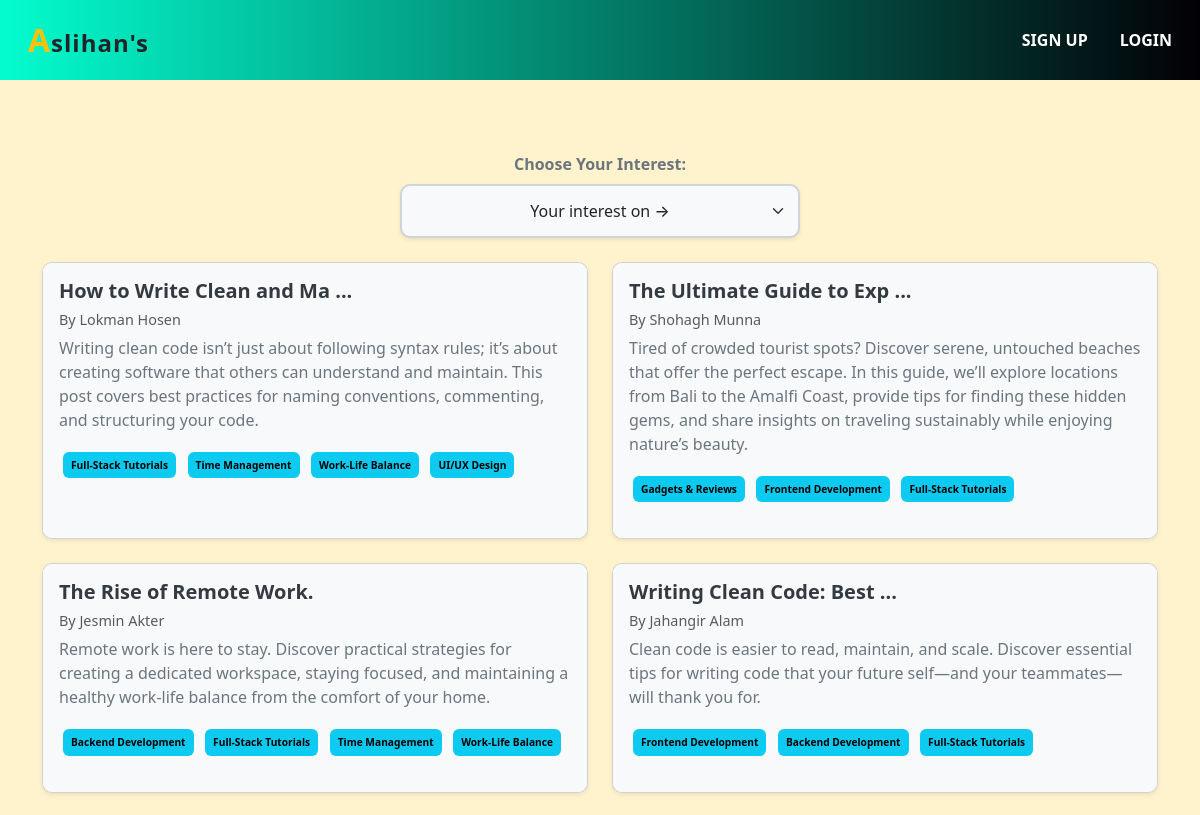
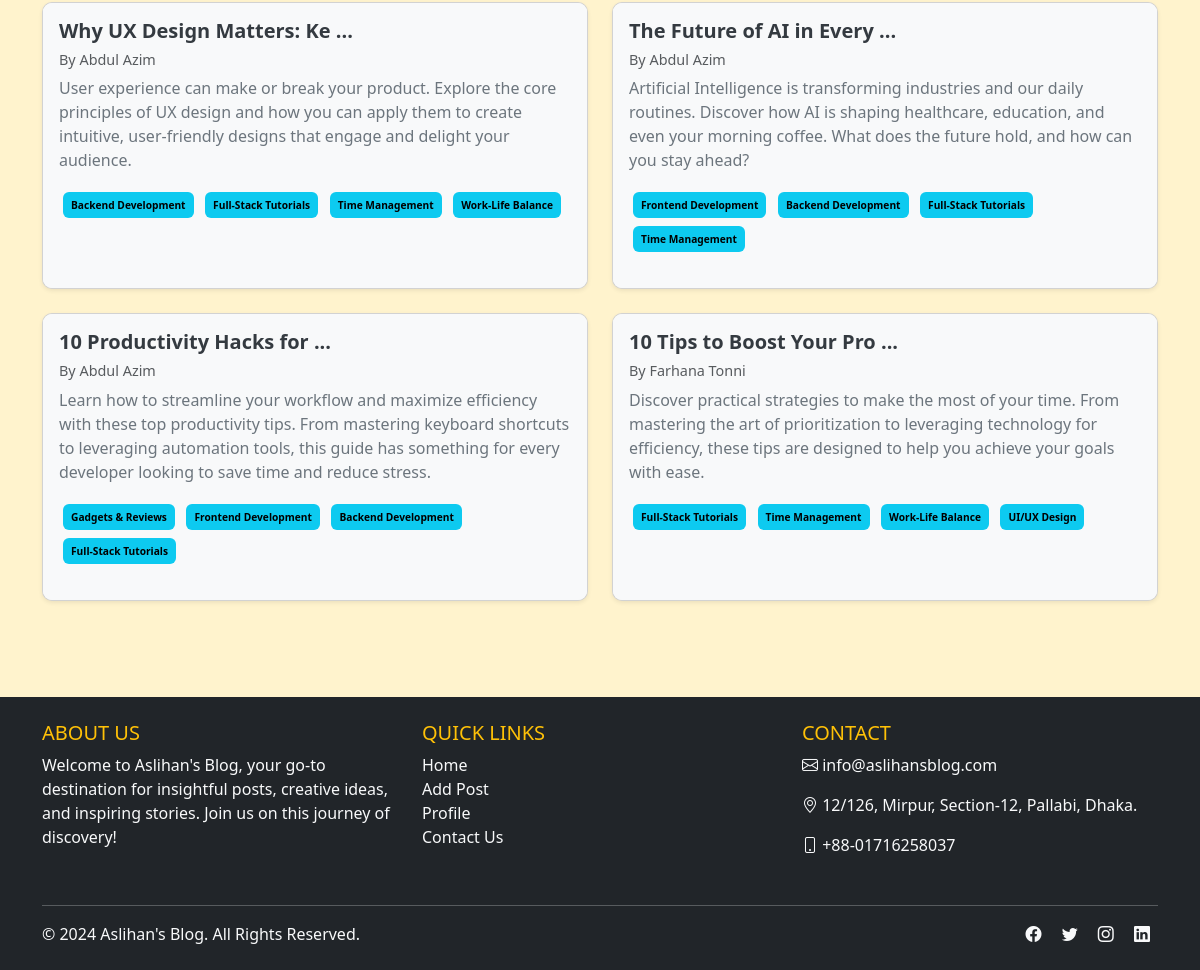
Page /category/full-stack-tutorials/ on the committed database (2 pictures, top to bottom).
### posts/models.py (models this page shows, shortened)
class Post(models.Model):
    title = models.CharField(max_length=50)
    content = models.TextField()
    category = models.ManyToManyField(Category)
    author = models.ForeignKey(User, on_delete=models.CASCADE)

### categories/models.py (models this page shows, shortened)
class Category(models.Model):
    name = models.CharField(max_length=20)
    slug = models.CharField(max_length=100, unique=True, null=True, blank = True)

### django_simple_blog_project/views.py (the view)
# urls.py: 2. Add a URL to urlpatterns:  path('', views.home, name='home')
def home(request, category_slug=None):
    author = Author.objects.all()
    data = Post.objects.all()
    if category_slug is not  None:
        data = Post.objects.filter(category__slug=category_slug)
    categories = Category.objects.all()
    return render(request, 'index.html', {'data': data, 'category': categories})

### templates/index.html (shortened to what this page needs)
{% extends "base.html" %} {% block content %}
<div class="container my-4">
  <div class="dropdown-container text-center mb-4">
    <label for="categorySelect" class="form-label fw-bold text-secondary">Choose Your Interest:</label>
    <select
      id="categorySelect"
      class="form-select shadow-sm"
      aria-label="Default select example"
      onchange="location = this.value"
      style="
        max-width: 400px;
        margin: auto;
        padding: 0.8rem;
        font-size: 1rem;
        font-weight: 500;
        border-radius: 10px;
        border: 2px solid #ced4da;
        background-color: #f8f9fa;
        transition: all 0.3s ease;
      "
    >
      <option class="text-center" value="" selected>Your interest on →</option>
    </select>
  </div>
  <div class="row">
    {% for post in data %}
    <div class="col-md-6 mb-4">
      <div
        class="card shadow-sm h-100"
        style="border-radius: 10px; overflow: hidden"
      >
        <div class="card-body" style="background-color: #f8f9fa">
          <h5 class="card-title" style="font-weight: bold; color: #343a40">
            {{ post.title|slice:":25" }} {% if post.title|length > 25 %} ...
            {% endif %}
          </h5>
          <h6 class="text-muted" style="font-size: 0.9em">
            By {{ post.author.first_name}} {{post.author.last_name}}
          </h6>
          <p class="card-text" style="color: #6c757d">
            {{ post.content|slice:":300" }}
          </p>
          <div style="font-size: 0.85em; margin-bottom: 1rem">
            {% for cat in post.category.all %}
            <span
              class="badge text-bg-info p-2 m-1"
              style="background-color: #6c757d"
              >{{ cat.name }}</span
            >
            {% endfor %}
          </div>
        </div>
      </div>
    </div>
    {% endfor %}
  </div>
</div>
{% endblock %}

### templates/base.html (style rules this page uses)
html, body { height: 100%; margin: 0; }
body { display: flex; flex-direction: column; }

### rows in the picture
Post: title "How to Write Clean and Ma", author.first_name "Lokman", author.last_name "Hosen", content "Writing clean code isn’t just about following syntax rules; it’s about creating software that others can understand and maintain. This post covers best practices for naming conventions, commenting, and structuring your code."
Category: name "Full-Stack Tutorials"
Category: name "Time Management"
Category: name "Work-Life Balance"
Category: name "UI/UX Design"
Post: title "The Ultimate Guide to Exp", author.first_name "Shohagh", author.last_name "Munna", content "Tired of crowded tourist spots? Discover serene, untouched beaches that offer the perfect escape. In this guide, we’ll explore locations from Bali to the Amalfi Coast, provide tips for finding these hidden gems, and share insights on traveling sustainably while enjoying nature’s beauty."
Category: name "Gadgets & Reviews"
Category: name "Frontend Development"
Post: title "The Rise of Remote Work.", author.first_name "Jesmin", author.last_name "Akter", content "Remote work is here to stay. Discover practical strategies for creating a dedicated workspace, staying focused, and maintaining a healthy work-life balance from the comfort of your home."
Category: name "Backend Development"
Post: title "Writing Clean Code: Best", author.first_name "Jahangir", author.last_name "Alam", content "Clean code is easier to read, maintain, and scale. Discover essential tips for writing code that your future self—and your teammates—will thank you for."
Post: title "Why UX Design Matters: Ke", author.first_name "Abdul", author.last_name "Azim", content "User experience can make or break your product. Explore the core principles of UX design and how you can apply them to create intuitive, user-friendly designs that engage and delight your audience."
Post: title "The Future of AI in Every", author.first_name "Abdul", author.last_name "Azim", content "Artificial Intelligence is transforming industries and our daily routines. Discover how AI is shaping healthcare, education, and even your morning coffee. What does the future hold, and how can you stay ahead?"
Post: title "10 Productivity Hacks for", author.first_name "Abdul", author.last_name "Azim", content "Learn how to streamline your workflow and maximize efficiency with these top productivity tips. From mastering keyboard shortcuts to leveraging automation tools, this guide has something for every developer looking to save time and reduce stress."
Post: title "10 Tips to Boost Your Pro", author.first_name "Farhana", author.last_name "Tonni", content "Discover practical strategies to make the most of your time. From mastering the art of prioritization to leveraging technology for efficiency, these tips are designed to help you achieve your goals with ease."
